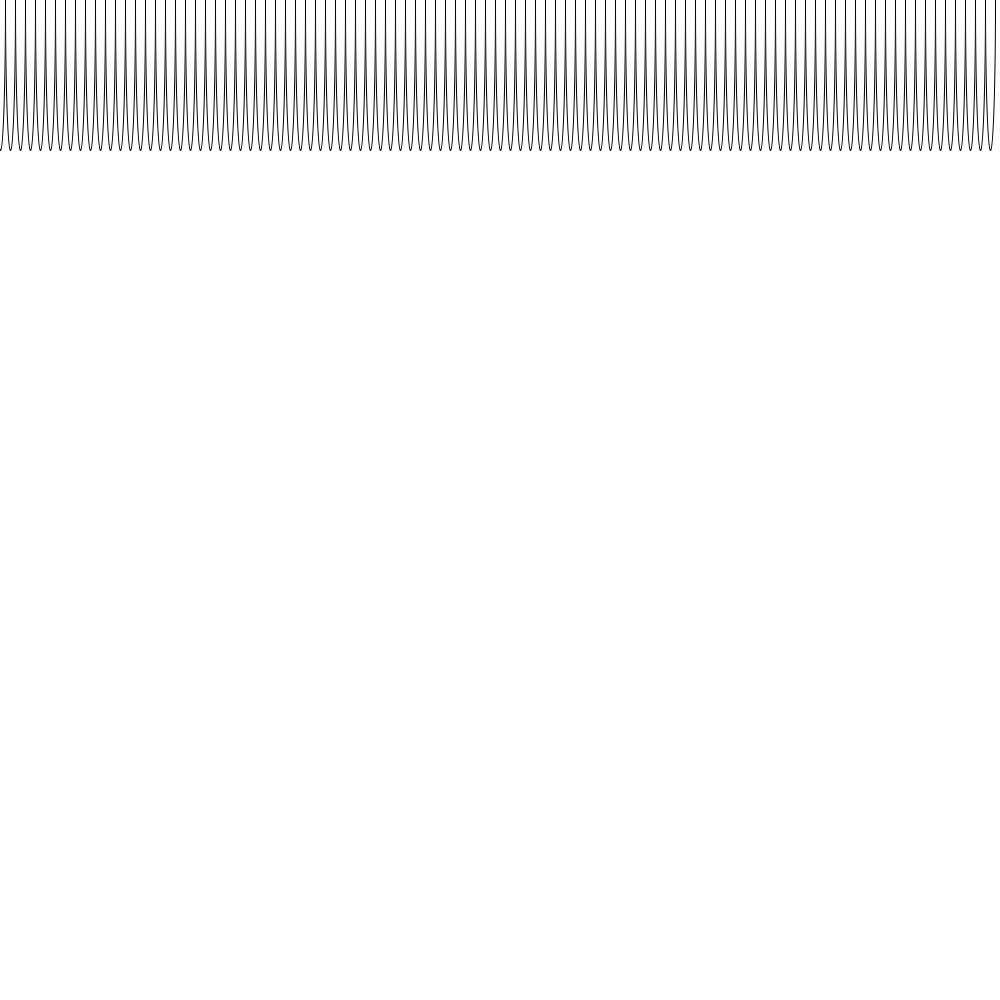
Frame 1 (no input)
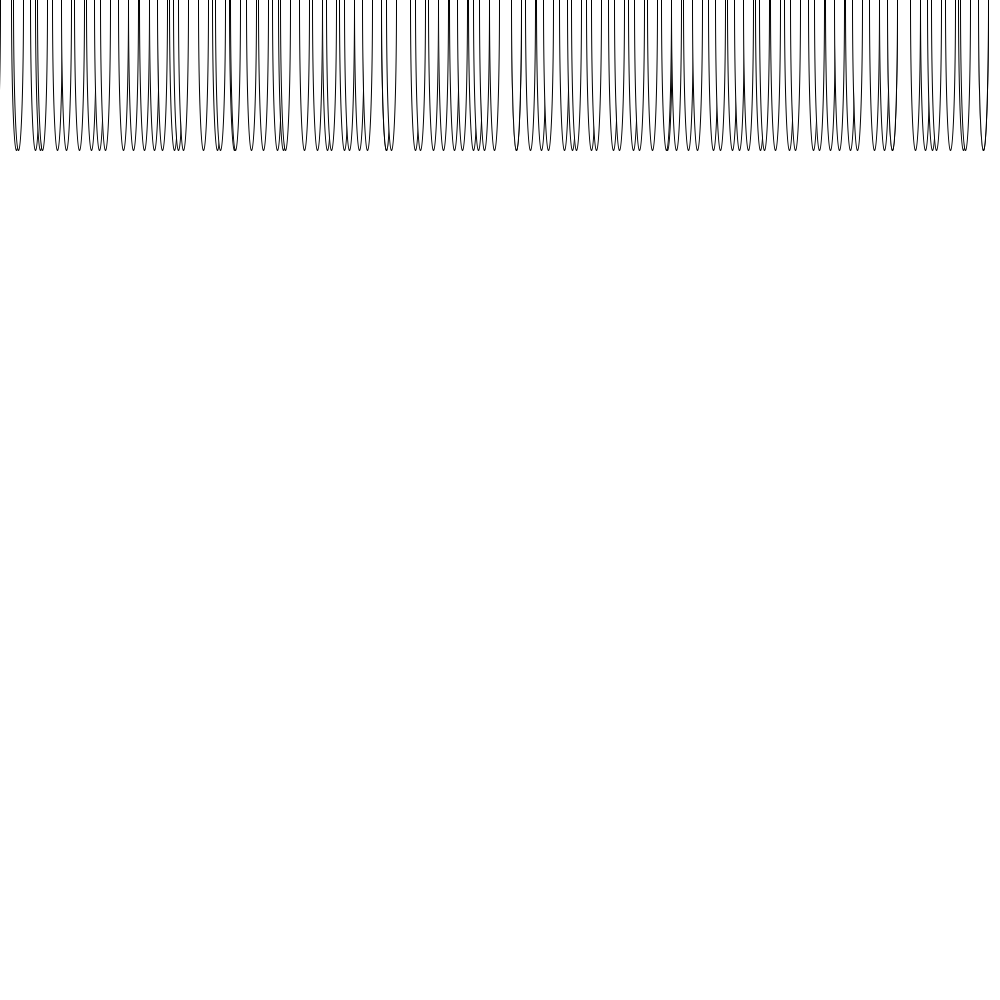
Frame 60 (the mouse pressed at the canvas centre just before this capture)
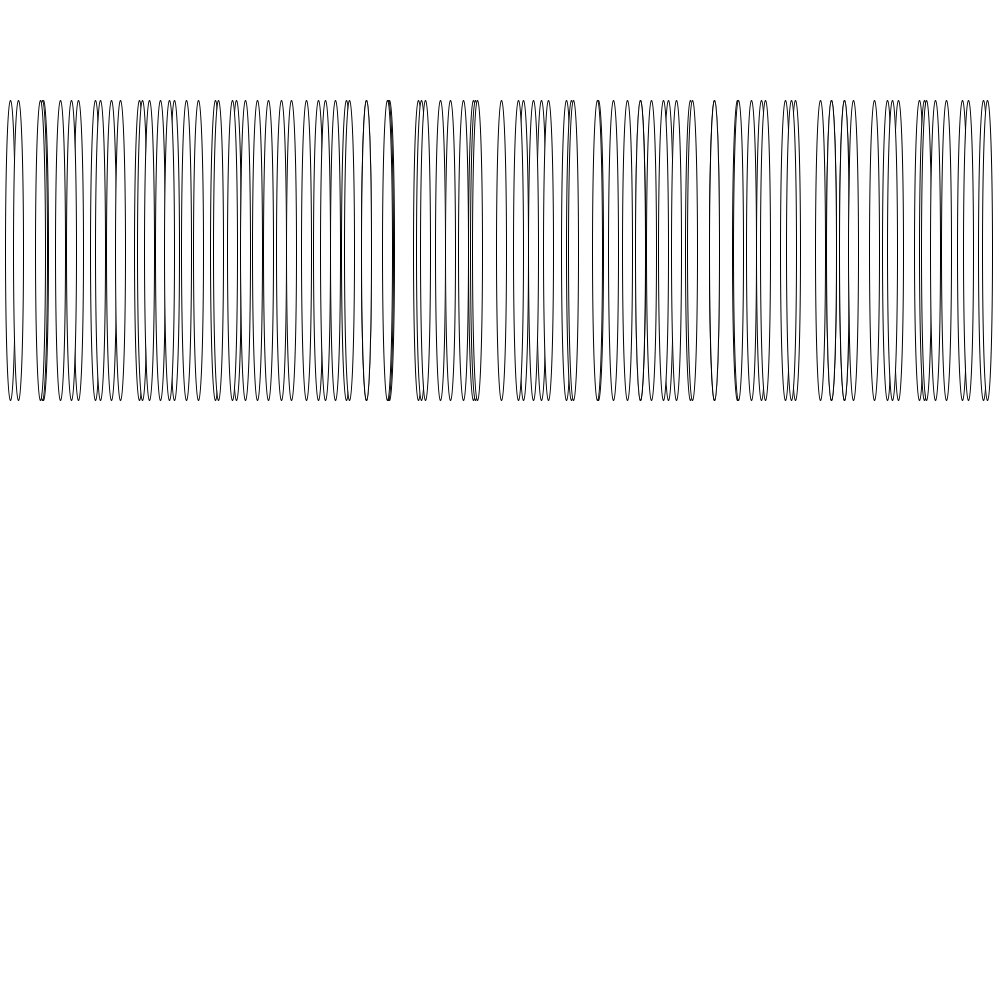
Frame 120 (the mouse held since frame 60 and released just before this capture)

The Processing sketch that drew these frames (run headless with seeded random() and noise(); from frame 60 on, the mouse is pressed at the canvas centre):

// Processing sketch: array_and_map
// ── array_and_map.pde
//float[] myArr = {100, 200, 300};

//println (myArr[2]);
//myArr[0] = -100;
//myArr[1] *= 2;
//myArr [2] -= 5;

//float[] myArr2 = new float [10];
//myArr2[0] = 10;
//myArr2[9] = -1000;

float[] positions = new float [1000];

void setup() {
  size(1000,1000);
  for (int i = 0; i <100; i++) {
  positions[i] = map(i,0,100, 0, width);
  }
}

void draw () {
  background(255);
  for (int i = 0; i <100; i++){
    ellipse(positions[i], map(mouseX, 0, width, 0, 500), 10,300);
    positions[i] += random(-1,1);
  }
}
